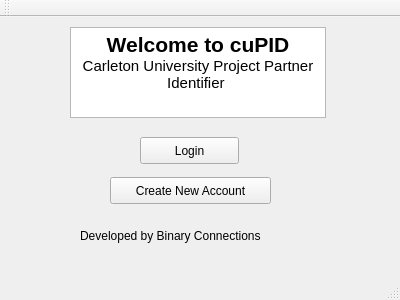
<?xml version="1.0" encoding="UTF-8"?>
<ui version="4.0">
 <class>MainWindow</class>
 <widget class="QMainWindow" name="MainWindow">
  <property name="geometry">
   <rect>
    <x>0</x>
    <y>0</y>
    <width>400</width>
    <height>300</height>
   </rect>
  </property>
  <property name="windowTitle">
   <string>MainWindow</string>
  </property>
  <widget class="QWidget" name="centralWidget">
   <widget class="QTextBrowser" name="textBrowser">
    <property name="geometry">
     <rect>
      <x>70</x>
      <y>10</y>
      <width>256</width>
      <height>91</height>
     </rect>
    </property>
    <property name="html">
     <string>&lt;!DOCTYPE HTML PUBLIC &quot;-//W3C//DTD HTML 4.0//EN&quot; &quot;http://www.w3.org/TR/REC-html40/strict.dtd&quot;&gt;
&lt;html&gt;&lt;head&gt;&lt;meta name=&quot;qrichtext&quot; content=&quot;1&quot; /&gt;&lt;style type=&quot;text/css&quot;&gt;
p, li { white-space: pre-wrap; }
&lt;/style&gt;&lt;/head&gt;&lt;body style=&quot; font-family:'Ubuntu'; font-size:11pt; font-weight:400; font-style:normal;&quot;&gt;
&lt;p align=&quot;center&quot; style=&quot; margin-top:0px; margin-bottom:0px; margin-left:0px; margin-right:0px; -qt-block-indent:0; text-indent:0px;&quot;&gt;&lt;span style=&quot; font-size:16pt; font-weight:600;&quot;&gt;Welcome to cuPID&lt;/span&gt;&lt;/p&gt;
&lt;p align=&quot;center&quot; style=&quot; margin-top:0px; margin-bottom:0px; margin-left:0px; margin-right:0px; -qt-block-indent:0; text-indent:0px;&quot;&gt;Carleton University Project Partner Identifier &lt;/p&gt;
&lt;p align=&quot;center&quot; style=&quot;-qt-paragraph-type:empty; margin-top:0px; margin-bottom:0px; margin-left:0px; margin-right:0px; -qt-block-indent:0; text-indent:0px;&quot;&gt;&lt;br /&gt;&lt;/p&gt;&lt;/body&gt;&lt;/html&gt;</string>
    </property>
   </widget>
   <widget class="QLabel" name="label">
    <property name="geometry">
     <rect>
      <x>80</x>
      <y>210</y>
      <width>231</width>
      <height>17</height>
     </rect>
    </property>
    <property name="text">
     <string>Developed by Binary Connections</string>
    </property>
   </widget>
   <widget class="QPushButton" name="pushButton_2">
    <property name="geometry">
     <rect>
      <x>110</x>
      <y>160</y>
      <width>161</width>
      <height>27</height>
     </rect>
    </property>
    <property name="text">
     <string>Create New Account</string>
    </property>
   </widget>
   <widget class="QPushButton" name="pushButton">
    <property name="geometry">
     <rect>
      <x>140</x>
      <y>120</y>
      <width>99</width>
      <height>27</height>
     </rect>
    </property>
    <property name="text">
     <string>Login</string>
    </property>
   </widget>
   <zorder>pushButton</zorder>
   <zorder>pushButton</zorder>
   <zorder>textBrowser</zorder>
   <zorder>label</zorder>
   <zorder>pushButton_2</zorder>
  </widget>
  <widget class="QMenuBar" name="menuBar">
   <property name="geometry">
    <rect>
     <x>0</x>
     <y>0</y>
     <width>400</width>
     <height>25</height>
    </rect>
   </property>
  </widget>
  <widget class="QToolBar" name="mainToolBar">
   <attribute name="toolBarArea">
    <enum>TopToolBarArea</enum>
   </attribute>
   <attribute name="toolBarBreak">
    <bool>false</bool>
   </attribute>
  </widget>
  <widget class="QStatusBar" name="statusBar"/>
 </widget>
 <layoutdefault spacing="6" margin="11"/>
 <resources/>
 <connections/>
</ui>
